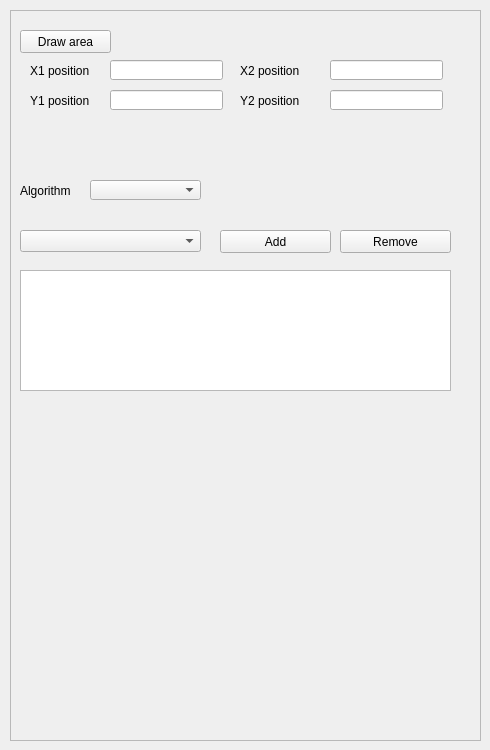
              <widget class="QWidget" name="detectSettingPage">
               <widget class="QFrame" name="detectSettingFrame">
                <property name="geometry">
                 <rect>
                  <x>10</x>
                  <y>10</y>
                  <width>471</width>
                  <height>731</height>
                 </rect>
                </property>
                <property name="frameShape">
                 <enum>QFrame::StyledPanel</enum>
                </property>
                <property name="frameShadow">
                 <enum>QFrame::Raised</enum>
                </property>
                <widget class="QPushButton" name="drawAreaButton">
                 <property name="geometry">
                  <rect>
                   <x>10</x>
                   <y>20</y>
                   <width>91</width>
                   <height>23</height>
                  </rect>
                 </property>
                 <property name="text">
                  <string>Draw area</string>
                 </property>
                </widget>
                <widget class="QLineEdit" name="y1PositionLineEdit">
                 <property name="geometry">
                  <rect>
                   <x>100</x>
                   <y>80</y>
                   <width>113</width>
                   <height>20</height>
                  </rect>
                 </property>
                </widget>
                <widget class="QLineEdit" name="x1PositionLineEdit">
                 <property name="geometry">
                  <rect>
                   <x>100</x>
                   <y>50</y>
                   <width>113</width>
                   <height>20</height>
                  </rect>
                 </property>
                </widget>
                <widget class="QLabel" name="y1PositionLabel">
                 <property name="geometry">
                  <rect>
                   <x>20</x>
                   <y>80</y>
                   <width>71</width>
                   <height>21</height>
                  </rect>
                 </property>
                 <property name="text">
                  <string>Y1 position </string>
                 </property>
                </widget>
                <widget class="QLabel" name="algorithmLabel">
                 <property name="geometry">
                  <rect>
                   <x>10</x>
                   <y>170</y>
                   <width>61</width>
                   <height>21</height>
                  </rect>
                 </property>
                 <property name="text">
                  <string>Algorithm</string>
                 </property>
                </widget>
                <widget class="QComboBox" name="algorithmComboBox">
                 <property name="geometry">
                  <rect>
                   <x>80</x>
                   <y>170</y>
                   <width>111</width>
                   <height>20</height>
                  </rect>
                 </property>
                 <property name="sizeAdjustPolicy">
                  <enum>QComboBox::AdjustToMinimumContentsLengthWithIcon</enum>
                 </property>
                </widget>
                <widget class="QLabel" name="x1PositionLabel">
                 <property name="geometry">
                  <rect>
                   <x>20</x>
                   <y>50</y>
                   <width>71</width>
                   <height>21</height>
                  </rect>
                 </property>
                 <property name="text">
                  <string>X1 position </string>
                 </property>
                </widget>
                <widget class="QComboBox" name="classificationComboBox">
                 <property name="geometry">
                  <rect>
                   <x>10</x>
                   <y>220</y>
                   <width>181</width>
                   <height>22</height>
                  </rect>
                 </property>
                </widget>
                <widget class="QPushButton" name="addClassificationButton">
                 <property name="geometry">
                  <rect>
                   <x>210</x>
                   <y>220</y>
                   <width>111</width>
                   <height>23</height>
                  </rect>
                 </property>
                 <property name="text">
                  <string>Add</string>
                 </property>
                </widget>
                <widget class="QPushButton" name="removeClassificationButton">
                 <property name="geometry">
                  <rect>
                   <x>330</x>
                   <y>220</y>
                   <width>111</width>
                   <height>23</height>
                  </rect>
                 </property>
                 <property name="text">
                  <string>Remove</string>
                 </property>
                </widget>
                <widget class="QTableView" name="classificationTableView">
                 <property name="geometry">
                  <rect>
                   <x>10</x>
                   <y>260</y>
                   <width>431</width>
                   <height>121</height>
                  </rect>
                 </property>
                </widget>
                <widget class="QLineEdit" name="x2PositionLineEdit">
                 <property name="geometry">
                  <rect>
                   <x>320</x>
                   <y>50</y>
                   <width>113</width>
                   <height>20</height>
                  </rect>
                 </property>
                </widget>
                <widget class="QLabel" name="y2PositionLabel">
                 <property name="geometry">
                  <rect>
                   <x>230</x>
                   <y>80</y>
                   <width>71</width>
                   <height>21</height>
                  </rect>
                 </property>
                 <property name="text">
                  <string>Y2 position </string>
                 </property>
                </widget>
                <widget class="QLabel" name="x2PositionLabel">
                 <property name="geometry">
                  <rect>
                   <x>230</x>
                   <y>50</y>
                   <width>71</width>
                   <height>21</height>
                  </rect>
                 </property>
                 <property name="text">
                  <string>X2 position </string>
                 </property>
                </widget>
                <widget class="QLineEdit" name="y2PositionLineEdit">
                 <property name="geometry">
                  <rect>
                   <x>320</x>
                   <y>80</y>
                   <width>113</width>
                   <height>20</height>
                  </rect>
                 </property>
                </widget>
               </widget>
              </widget>
